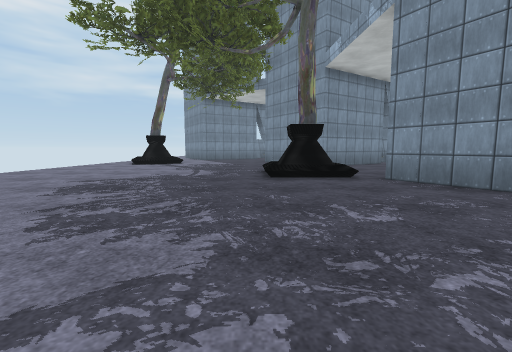
[1] (above)

16 first-person views from a walk through a Unity game level. The camera is 1.2 m above the floor, tilts 6° down and sees 90° across. The floor is counted in squares, 2 m on a side. Each view is taken from the middle of a square. On the plan, view 1 faces up. The plan holds only what a view shows up to about 9 squares ahead; the rest is blank. The place goes on beyond the plan. Some animated figures are not drawn. Some surface patterns are stand-ins.

[2]
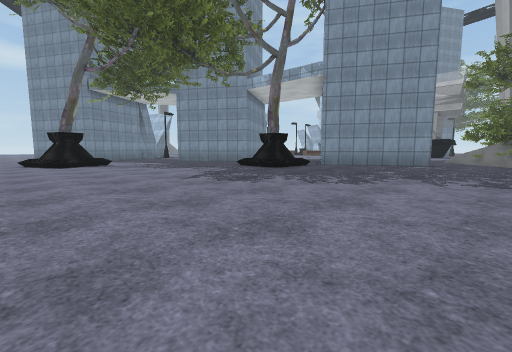

[3]
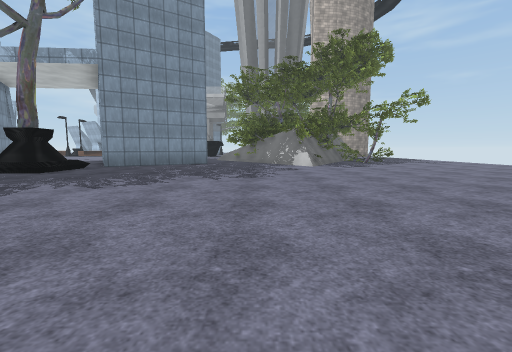

[4]
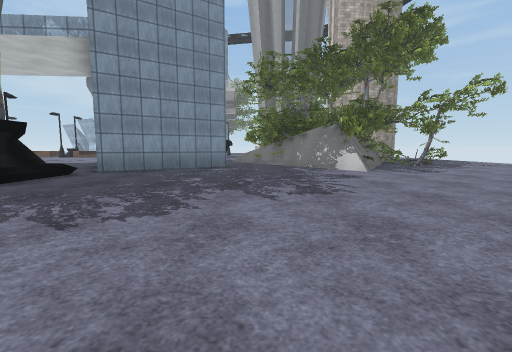

[5]
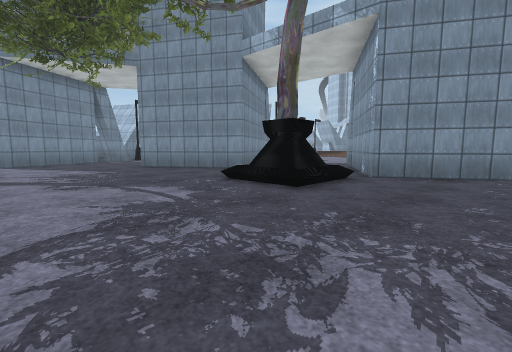

[6]
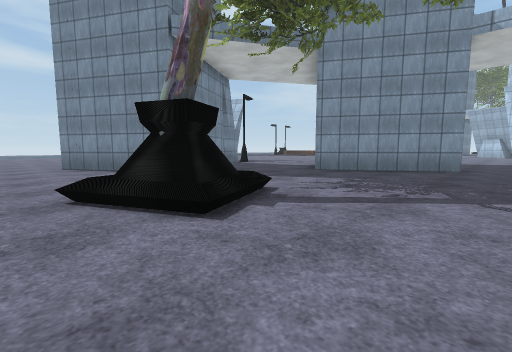

[7]
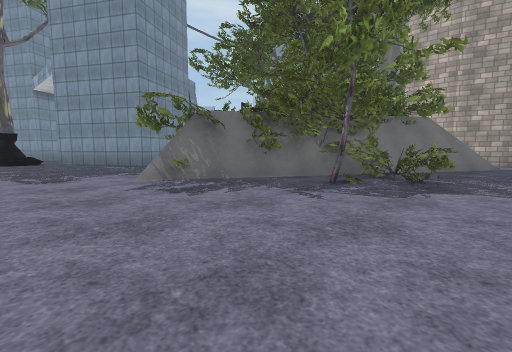

[8]
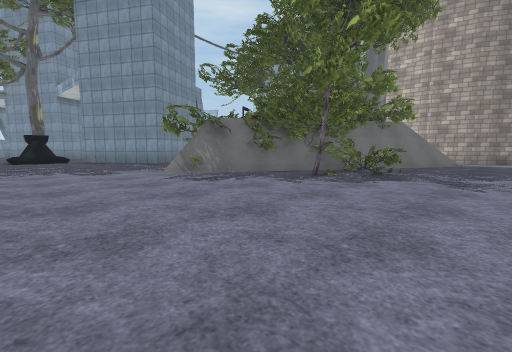

[9]
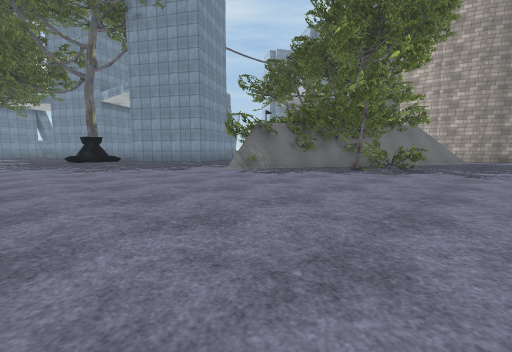

[10]
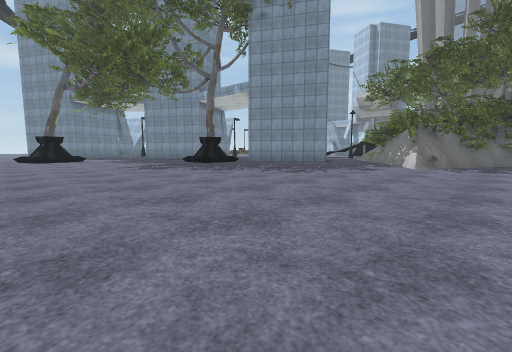

[11]
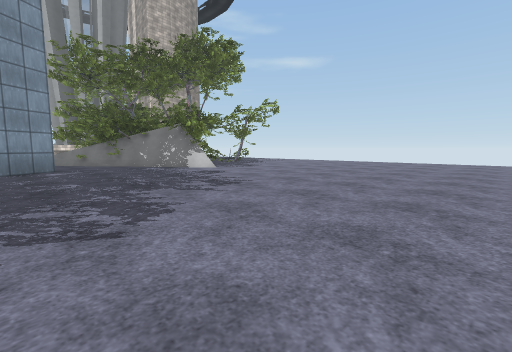

[12]
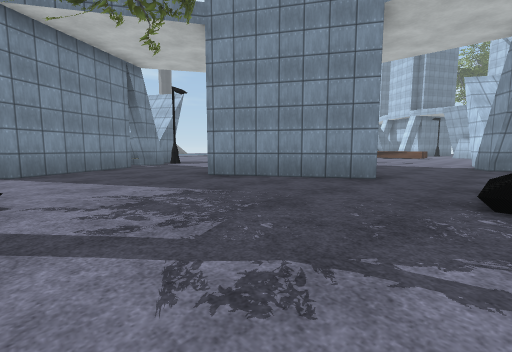

[13]
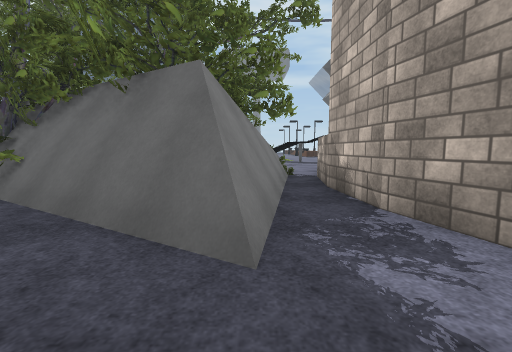

[14]
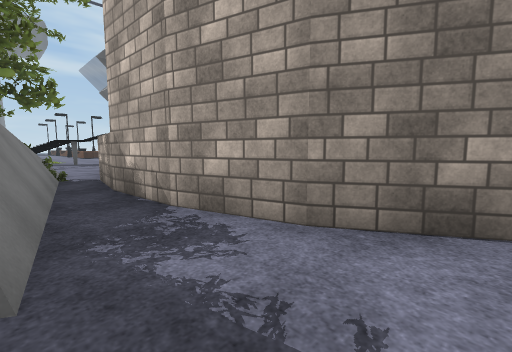

[15]
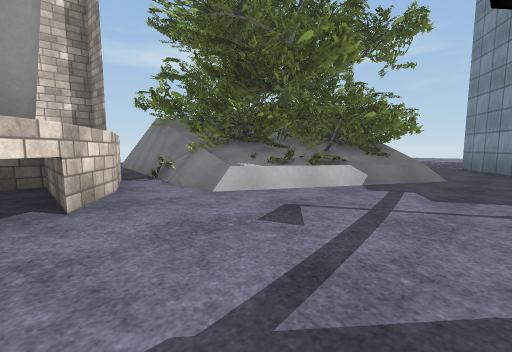

[16]
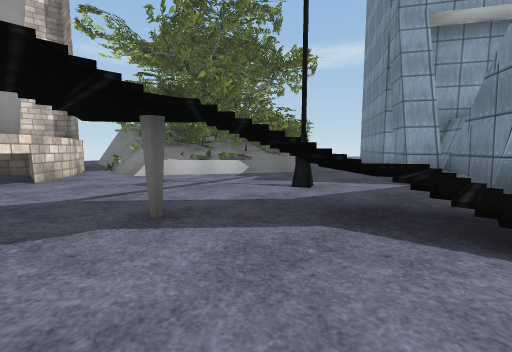

### Floor plan
Points are (right, up) in squares from view 1. A wall is a line through its corners. A room is listed if a view was taken in it or the views show most of it. See-through windows are left out.
Room 1 (views 1, 2, 3, 4, 5, 6, 7, 8, 9, 10, 11, 12, 13, 14)
walls: (2.8, -2) (6.3, 0.5); (3.9, -1.6) (5.3, -0.5); (4.2, -1.7) (3.7, -1.5); (4.7, -1.9) (4.3, -1.7); (4.6, -2.1) (3.6, -1.5); (6, 0) (6.5, 0.4); (7.2, 1.4) (7.5, 0.8); (7.4, 3.8) (4.5, 2) (2.6, 5.1) (5.5, 6.9); (3.3, 9.5) (2.3, 8.9) (0.4, 12); (6.7, 6.9) (6.4, 7.4) (6.9, 7.7); (6.7, -3.5) (3.4, -1.6); (8.1, 7.8) (8.6, 8.1); (5.9, -6.4) (5.9, -6) (6, -5.6); (11.4, -2.3) (10.8, -6) (6.8, -3.6); (10.8, -6.2) (3.4, -1.9); (0, 15.8) (-2.9, 14.1) (-4.9, 17.3); (12.3, -5.5) (12.1, -3.9); (12.7, -7) (12.2, -5.4); (13.4, -8.1) (12.6, -6.8)
low walls: (3.7, -1.5) (3.1, -1.8) (3.6, -1.6); (11.6, -2.5) (11, -6); (10.8, -6.4) (3.6, -2.2)
ways out: opening at (-5.5, 17.5) to room 3; opening at (1, 14.3) to room 3; opening at (7, 9.3) to room 3; opening at (7.5, 2.5) to room 4
objects: other object (-5, 11) to (-4, 12); vase (1, 6) to (2, 7)
Room 2 (view 15)
walls: (13.6, 0.2) (14.1, 0.5)
ways out: opening at (14, 4.5) to room 3; opening at (11.8, 1.5) to room 4
Room 3 (view 16)
walls: (12.5, 5) (13, 4.6)
ways out: opening at (-5.5, 17.5) to room 1; opening at (1, 14.3) to room 1; opening at (7, 9.3) to room 1; opening at (14, 4.5) to room 2; opening at (11, 5) to room 4
Room 4 (no view inside)
walls: (8.5, 1.5) (8.8, 0.9); (8.3, 5.1) (8.7, 4.6) (8.1, 4.2); (10, 6) (8.9, 5.3); (7.4, 5.2) (6.8, 4.8); (12.8, -1) (13.6, 0.1); (12.5, -1.9) (12.9, -0.9)
low walls: (8.8, 1.7) (10.5, 0.7); (10.7, 0.6) (11.6, 0.1)
ways out: opening at (7.5, 2.5) to room 1; opening at (11.8, 1.5) to room 2; opening at (11, 5) to room 3
objects: streetlight (11, 4)

Where each view was taken, in squares from view 1:
view 1: 0 up, 0 right, facing up
view 2: 0 up, 6 left, facing up-right
view 3: 0 up, 6 left, facing right
view 4: 1 up, 4 left, facing right
view 5: 3 up, 3 left, facing up-right
view 6: 8 up, 6 left, facing up-right
view 7: 7 down, 1 right, facing up-right
view 8: 8 down, 0 right, facing up-right
view 9: 8 down, 2 left, facing up-right
view 10: 4 down, 6 left, facing up-right
view 11: 3 up, 4 left, facing down-right
view 12: 7 up, 3 left, facing up-right
view 13: 8 down, 11 right, facing up
view 14: 8 down, 11 right, facing up-right
view 15: 3 up, 14 right, facing down-left
view 16: 6 up, 14 right, facing down-left
